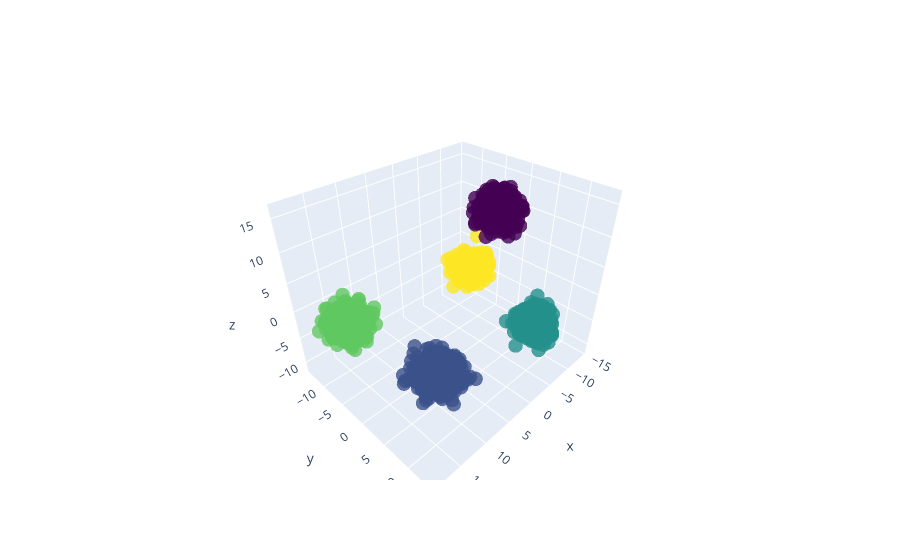

Notebook code for this chart:
### Markdown cell above
### Kmeans on 3 components

### Code cell
pca_3d = pca_result[:,:3]
kmeans = KMeans(n_clusters=5, random_state=42)
kmeans.fit(pca_3d)
clusters = kmeans.predict(pca_3d)

# plot the clusters in 3D using plotly
import plotly.graph_objects as go
fig = go.Figure(data=[go.Scatter3d(
    x=pca_3d[:,0], y=pca_3d[:,1], z=pca_3d[:,2],
    mode='markers',
    marker=dict(
        size=5,
        color=clusters,                # set color to an array/list of desired values
        colorscale='Viridis',   # choose a colorscale
        opacity=0.8
    )
)])
fig.show()

### Figure 1 — Plotly figure (JSON) as saved in the notebook; plotly's stock layout.template omitted (floating-point values rounded to 4 significant figures; data arrays with more than 128 entries replaced by an {"elided": "..."} marker saying what was removed)
{"data": [{"marker": {"color": {"elided": "2500 int values"}, "colorscale": [[0, "#440154"], [0.1111, "#482878"], [0.2222, "#3e4989"], [0.3333, "#31688e"], [0.4444, "#26828e"], [0.5556, "#1f9e89"], [0.6667, "#35b779"], [0.7778, "#6ece58"], [0.8889, "#b5de2b"], [1, "#fde725"]], "opacity": 0.8, "size": 5}, "mode": "markers", "type": "scatter3d", "x": {"elided": "2500 float values"}, "y": {"elided": "2500 float values"}, "z": {"elided": "2500 float values"}}], "layout": {}}
